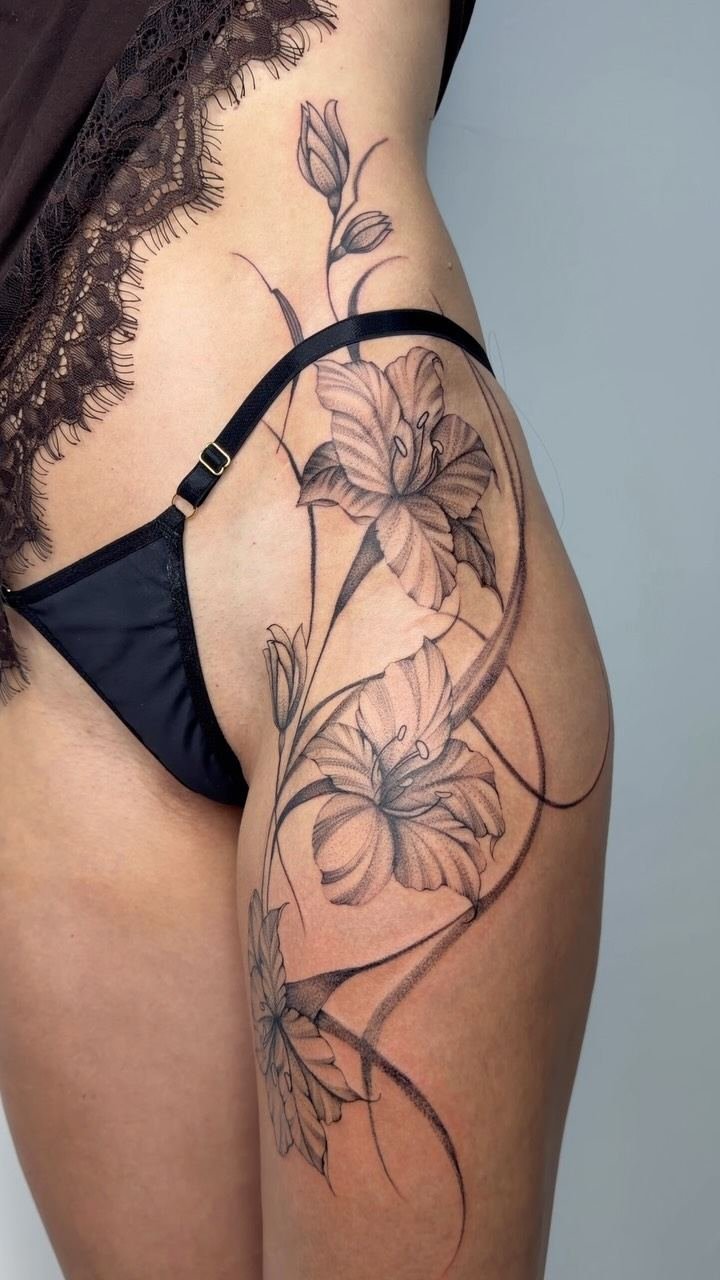
#> input picture sites/jennifer-benke-tattoo-studio/img/g10.jpg, 720 x 1280 px, given in place of logo.jpg, which was not available
$ python make_hero_jennifer.py
#> lines starting #> are read from the running program, lines starting #| are printed output that depends on the picture; after the words box and inside, x2 and y2 are one past the last pixel; in counts of white or black regions, pixels touching at a corner belong together; pictures that were not available may be replaced by others from this repository, and a replacement may not be noted
#!/usr/bin/env python3
"""Monta a capa da Jennifer Benke a partir do retrato de perfil (logo.jpg, 320 px): selo circular sobre fundo escuro com brilho rosa e grão.
Saída: jennifer-benke-tattoo-studio/img/hero.jpg (1920x900, desktop) e hero-m.jpg (900x1300, celular). Trocar logo.jpg por uma foto maior e rodar de novo."""
import os, numpy as np
from PIL import Image, ImageDraw, ImageFilter
HERE = os.path.dirname(os.path.abspath(__file__)); D = os.path.join(HERE, "jennifer-benke-tattoo-studio", "img")
src = Image.open(os.path.join(D, "logo_src.jpg" if os.path.exists(os.path.join(D, "logo_src.jpg")) else "logo.jpg")).convert("RGB")
#> src is the input picture: PIL image 720x1280 RGB; mean R, G, B 151.8, 128.8, 119.6
ROSE = (229, 154, 176)

def cena(W, H, cx, cy, diam, seed):
#> called with W = 1920, H = 900, cx = 1420, cy = 470, diam = 470, seed = 1
    y, x = np.mgrid[0:H, 0:W].astype(np.float32)
    base = np.zeros((H, W, 3), np.float32); base[:] = (11, 8, 12)
    d = np.sqrt((x - cx) ** 2 + (y - cy) ** 2)
    glow = np.clip(1 - d / (diam * 1.25), 0, 1) ** 2.2
    for i, c in enumerate(ROSE): base[..., i] += glow * (c * 0.33)
    fundo = Image.fromarray(np.clip(base, 0, 255).astype("uint8"))
    p = src.resize((diam, diam), Image.LANCZOS).filter(ImageFilter.UnsharpMask(1.4, 90, 2))
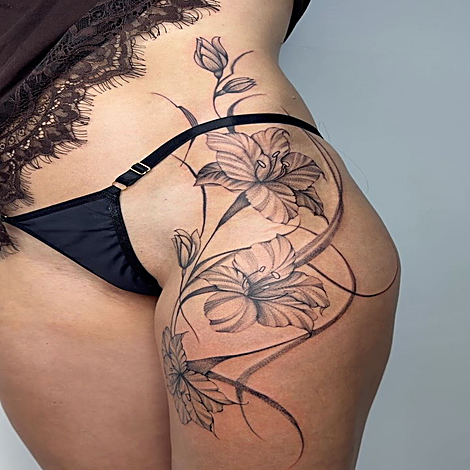
#> p: PIL image 470x470 RGB; mean R, G, B 151.9, 128.9, 119.7
    m = Image.new("L", (diam, diam), 0); ImageDraw.Draw(m).ellipse((2, 2, diam - 3, diam - 3), fill=255)
#> after `m = Image.new('L', (diam, diam), 0)`: m: PIL image 470x470 L; every value is 0
#> after `ImageDraw.Draw(m).ellipse((2, 2, diam - 3, diam - 3), fill=255)`:
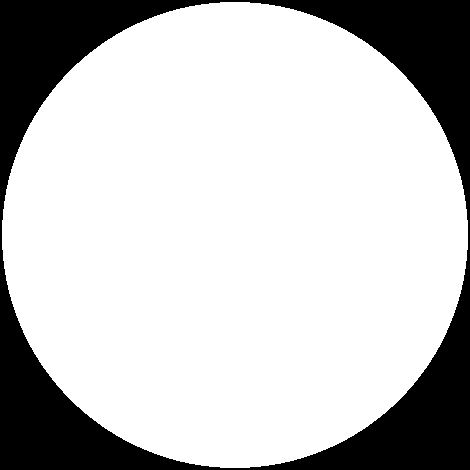
#> m: PIL image 470x470 L; 77.2% white; 1 black region, box (x1, y1, x2, y2) and area: (0, 0, 470, 470) 50400
    fundo.paste(p, (int(cx - diam / 2), int(cy - diam / 2)), m.filter(ImageFilter.GaussianBlur(1.2)))
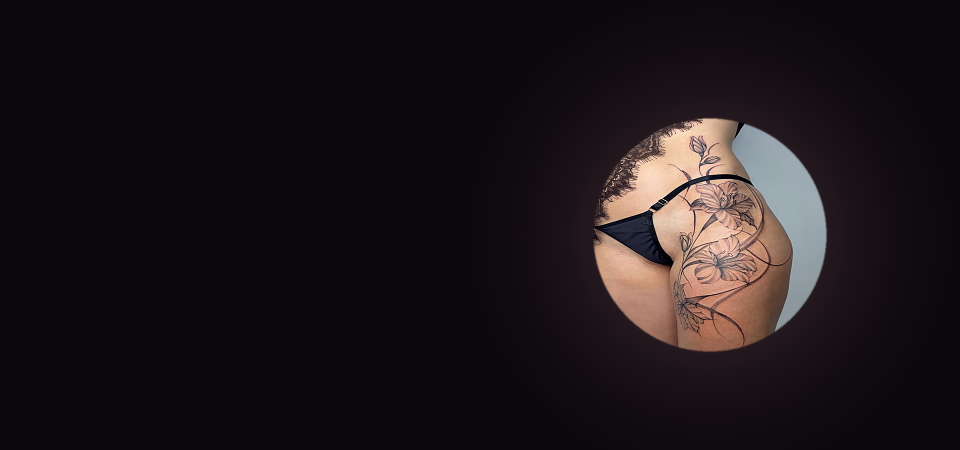
#> fundo: PIL image 1920x900 RGB (shown at 1/2 size); mean R, G, B 28.6, 22.2, 25
    anel = Image.new("RGBA", (W, H), (0, 0, 0, 0)); dr = ImageDraw.Draw(anel)
#> after `anel = Image.new('RGBA', (W, H), (0, 0, 0, 0))`: anel: PIL image 1920x900 RGBA; every value is 0
    for k, a in ((1.12, 70), (1.26, 38), (1.42, 20)):
        r = diam * k / 2; dr.ellipse((cx - r, cy - r, cx + r, cy + r), outline=ROSE + (a,), width=1)
    fundo = Image.alpha_composite(fundo.convert("RGBA"), anel).convert("RGB")
    rng = np.random.default_rng(seed); n = rng.normal(0, 5.5, (H, W, 1)).astype(np.float32)
    return Image.fromarray(np.clip(np.asarray(fundo, np.float32) + n, 0, 255).astype("uint8"))

cena(1920, 900, 1420, 470, 470, 1).save(os.path.join(D, "hero.jpg"), quality=88)
cena(900, 1300, 450, 960, 560, 2).save(os.path.join(D, "hero-m.jpg"), quality=88)
#> call 2 of cena, with W = 900, H = 1300, cx = 450, cy = 960, diam = 560, seed = 2
#> in cena (call 2), `fundo = Image.fromarray(np.clip(base, 0, 255).astype("uint8"))`:
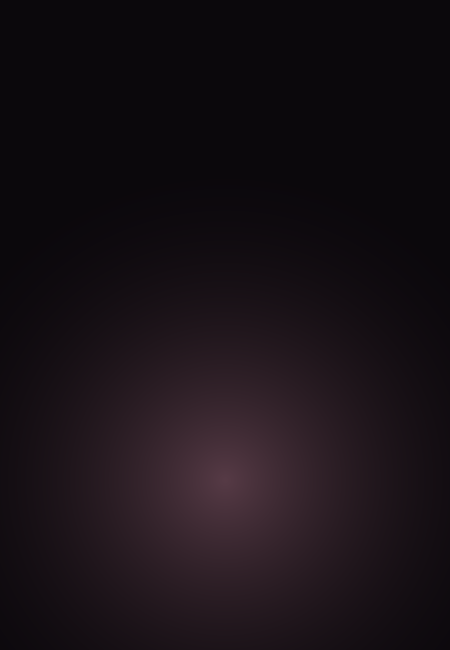
#> fundo: PIL image 900x1300 RGB (shown at 1/2 size); mean R, G, B 24.1, 16.7, 22
#> in cena (call 2), `p = src.resize((diam, diam), Image.LANCZOS).filter(ImageFilter.Unsharp..`:
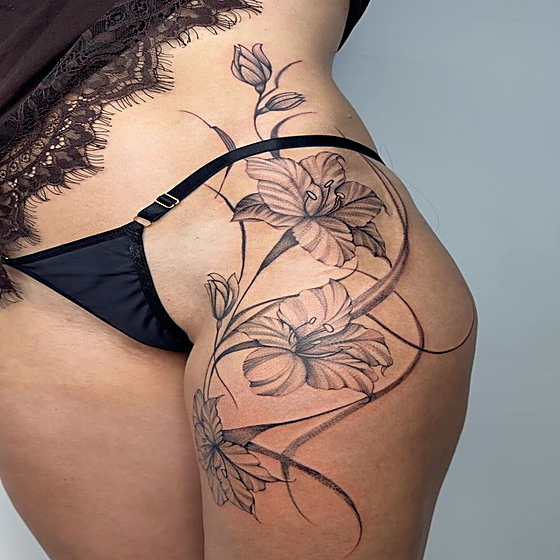
#> p: PIL image 560x560 RGB; mean R, G, B 151.8, 128.9, 119.7
#> in cena (call 2), `m = Image.new('L', (diam, diam), 0)`: m: PIL image 560x560 L; every value is 0
#> in cena (call 2), `ImageDraw.Draw(m).ellipse((2, 2, diam - 3, diam - 3), fill=255)`:
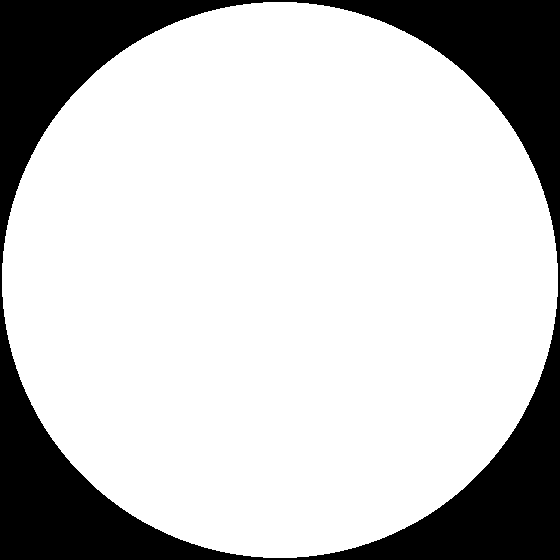
#> m: PIL image 560x560 L; 77.4% white; 1 black region, box (x1, y1, x2, y2) and area: (0, 0, 560, 560) 70920
#> in cena (call 2), `fundo.paste(p, (int(cx - diam / 2), int(cy - diam / 2)), m.filter(Imag..`:
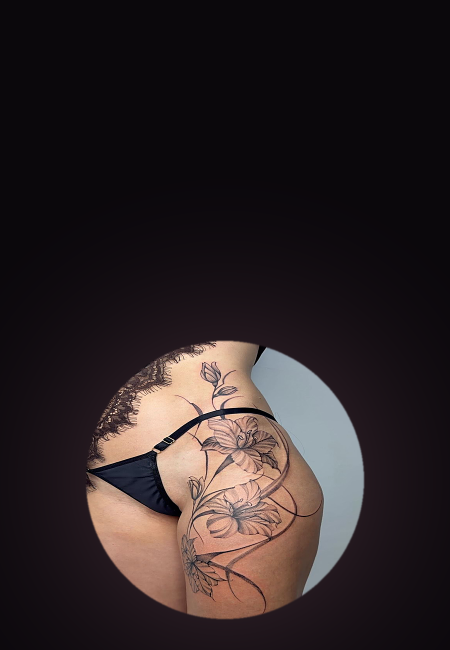
#> fundo: PIL image 900x1300 RGB (shown at 1/2 size); mean R, G, B 46.9, 37.2, 38.4
#> in cena (call 2), `anel = Image.new('RGBA', (W, H), (0, 0, 0, 0))`: anel: PIL image 900x1300 RGBA; every value is 0
print("ok")

$ run again, on sites/jennifer-benke-tattoo-studio/img/g2.jpg
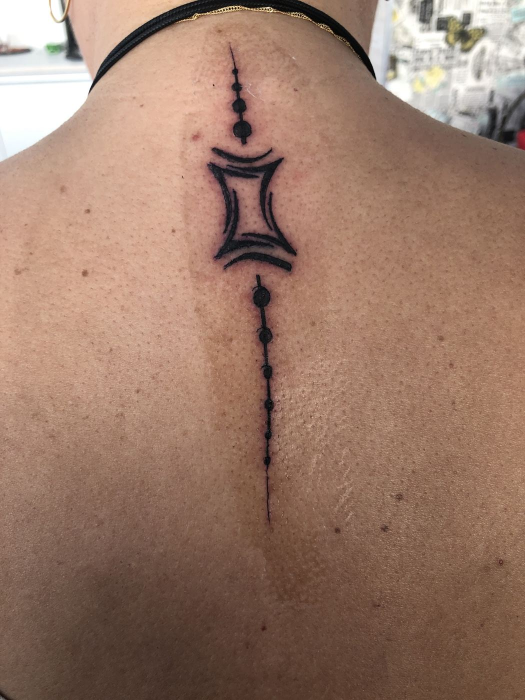
#> input picture sites/jennifer-benke-tattoo-studio/img/g2.jpg, 1050 x 1400 px, given in place of logo.jpg, which was not available (shown at 1/2 size)
#> src is the input picture: PIL image 1050x1400 RGB; mean R, G, B 154.1, 121.7, 104.7
#> in cena, `p = src.resize((diam, diam), Image.LANCZOS).filter(ImageFilter.Unsharp..`:
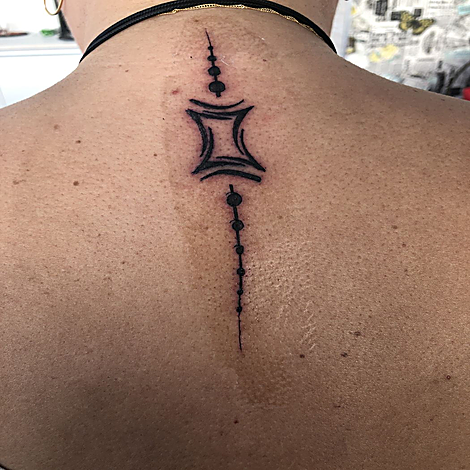
#> p: PIL image 470x470 RGB; mean R, G, B 154, 121.6, 104.6
#> m: PIL image 470x470 L; every value is 0
#> m: PIL image 470x470 L; 77.2% white; 1 black region, box (x1, y1, x2, y2) and area: (0, 0, 470, 470) 50400
#> anel: PIL image 1920x900 RGBA; every value is 0
#> p: PIL image 560x560 RGB
#> m: PIL image 560x560 L; every value is 0
#> m: PIL image 560x560 L; 77.4% white; 1 black region, box (x1, y1, x2, y2) and area: (0, 0, 560, 560) 70920
#> in cena (call 2), `fundo.paste(p, (int(cx - diam / 2), int(cy - diam / 2)), m.filter(Imag..`:
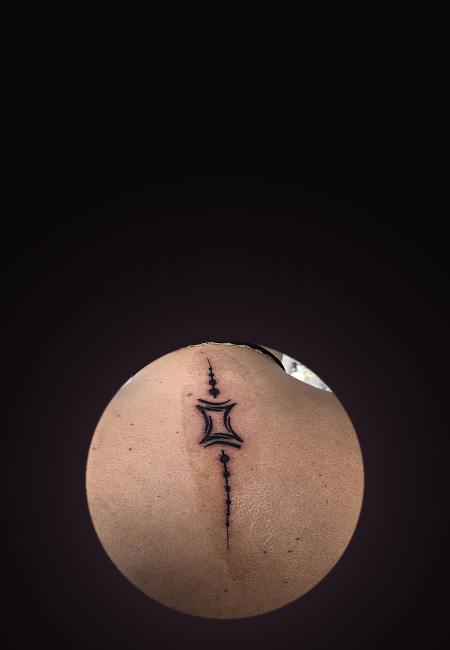
#> fundo: PIL image 900x1300 RGB (shown at 1/2 size); mean R, G, B 45.9, 34.3, 34.1
#> anel: PIL image 900x1300 RGBA; every value is 0

$ run again, on sites/jennifer-benke-tattoo-studio/img/g3.jpg
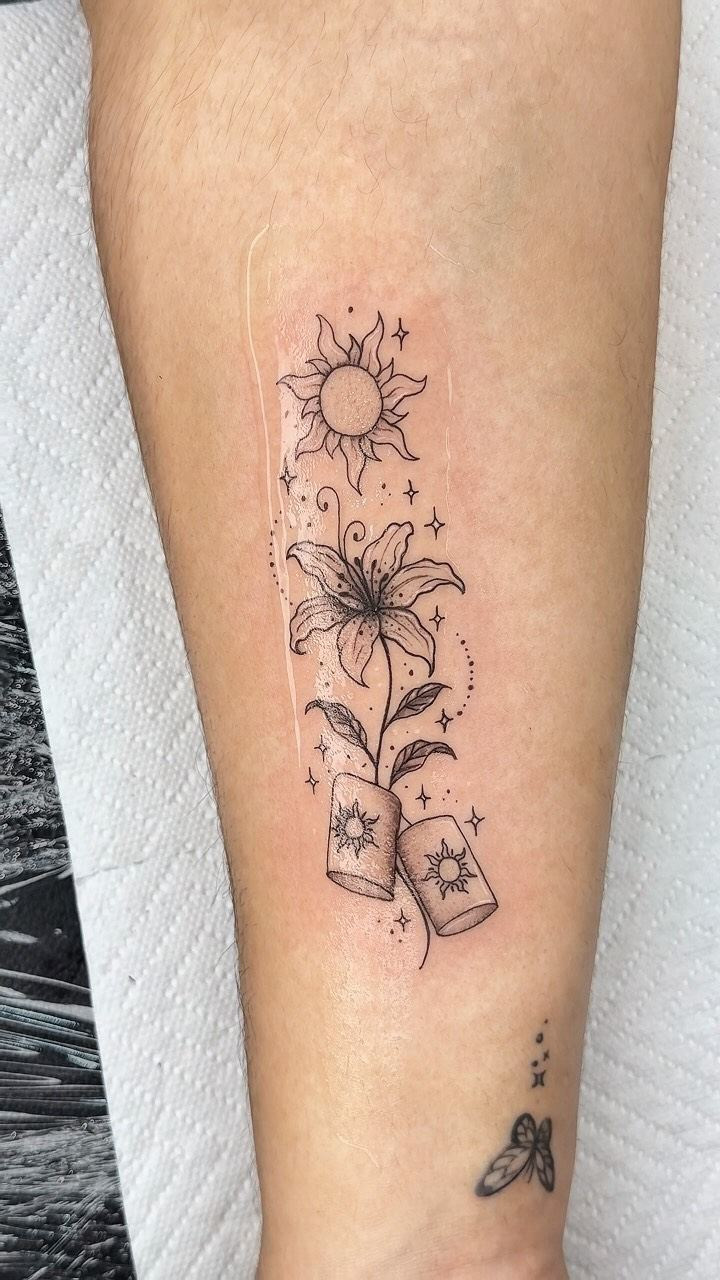
#> input picture sites/jennifer-benke-tattoo-studio/img/g3.jpg, 720 x 1280 px, given in place of logo.jpg, which was not available
#> src is the input picture: PIL image 720x1280 RGB; mean R, G, B 199.6, 173.8, 156.7
#> m: PIL image 470x470 L; every value is 0
#> m: PIL image 470x470 L; 77.2% white; 1 black region, box (x1, y1, x2, y2) and area: (0, 0, 470, 470) 50400
#> anel: PIL image 1920x900 RGBA; every value is 0
#> in cena (call 2), `p = src.resize((diam, diam), Image.LANCZOS).filter(ImageFilter.Unsharp..`:
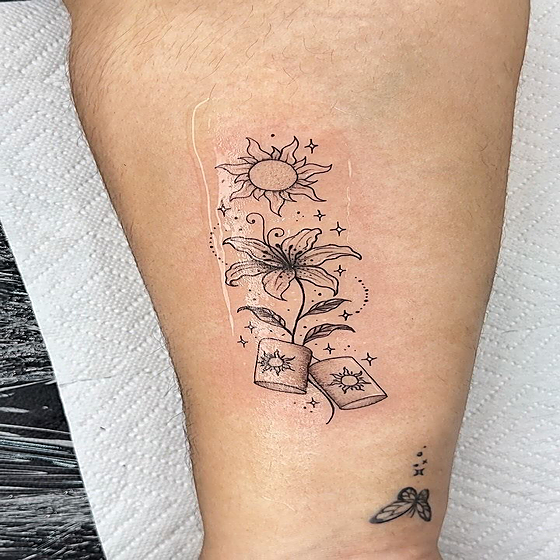
#> p: PIL image 560x560 RGB; mean R, G, B 199.6, 173.9, 156.8
#> m: PIL image 560x560 L; every value is 0
#> m: PIL image 560x560 L; 77.4% white; 1 black region, box (x1, y1, x2, y2) and area: (0, 0, 560, 560) 70920
#> in cena (call 2), `fundo.paste(p, (int(cx - diam / 2), int(cy - diam / 2)), m.filter(Imag..`:
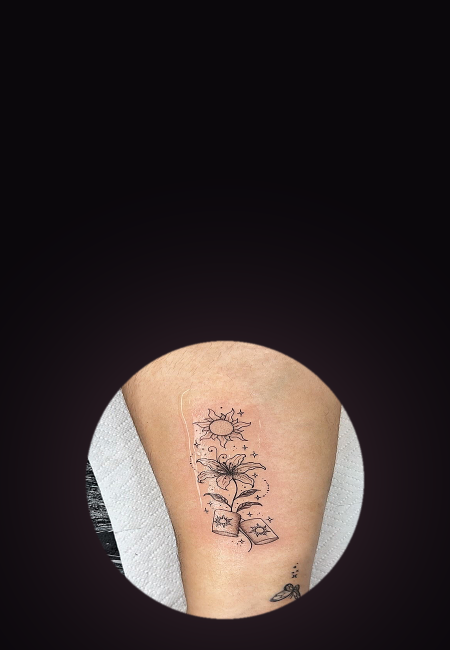
#> fundo: PIL image 900x1300 RGB (shown at 1/2 size); mean R, G, B 56.4, 46.1, 45.6
#> anel: PIL image 900x1300 RGBA; every value is 0

$ run again, on sites/jennifer-benke-tattoo-studio/img/g4.jpg
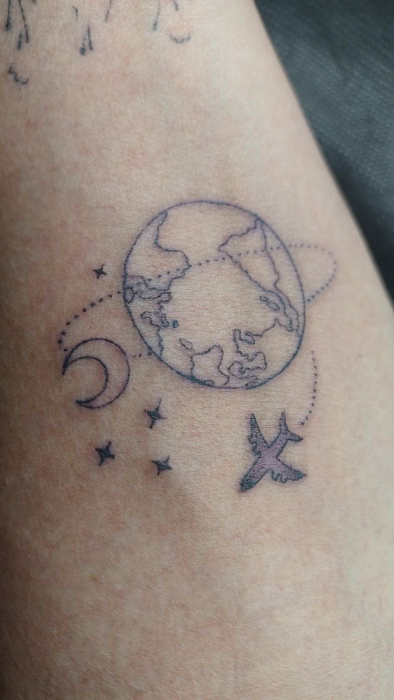
#> input picture sites/jennifer-benke-tattoo-studio/img/g4.jpg, 787 x 1400 px, given in place of logo.jpg, which was not available (shown at 1/2 size)
#> src is the input picture: PIL image 787x1400 RGB; mean R, G, B 148.7, 136.7, 128.4
#> m: PIL image 470x470 L; every value is 0
#> m: PIL image 470x470 L; 77.2% white; 1 black region, box (x1, y1, x2, y2) and area: (0, 0, 470, 470) 50400
#> anel: PIL image 1920x900 RGBA; every value is 0
#> p: PIL image 560x560 RGB
#> m: PIL image 560x560 L; every value is 0
#> m: PIL image 560x560 L; 77.4% white; 1 black region, box (x1, y1, x2, y2) and area: (0, 0, 560, 560) 70920
#> in cena (call 2), `fundo.paste(p, (int(cx - diam / 2), int(cy - diam / 2)), m.filter(Imag..`:
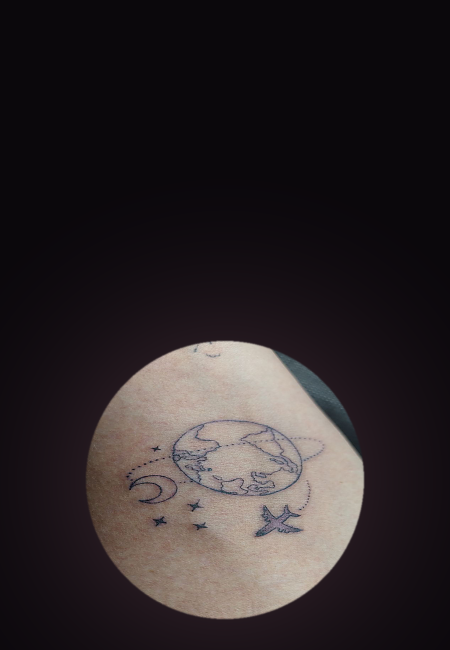
#> fundo: PIL image 900x1300 RGB (shown at 1/2 size); mean R, G, B 46.1, 39.2, 41.1
#> anel: PIL image 900x1300 RGBA; every value is 0
